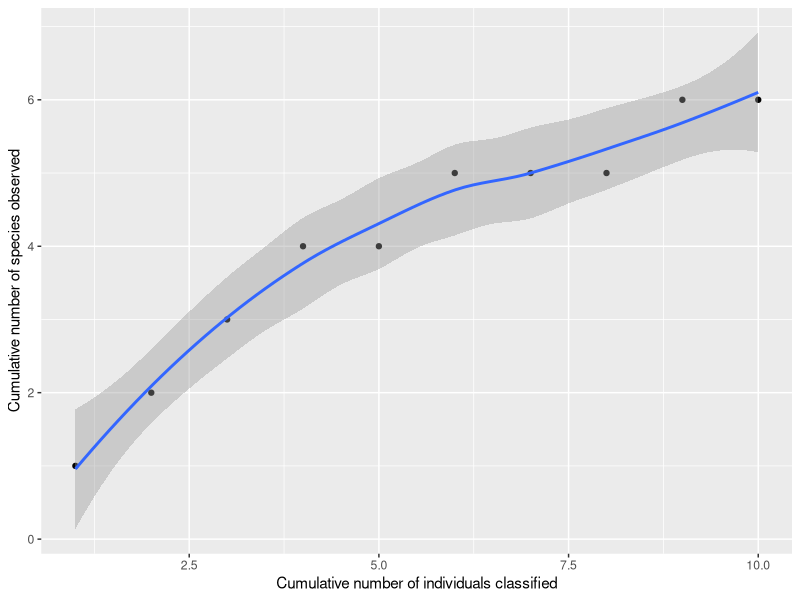
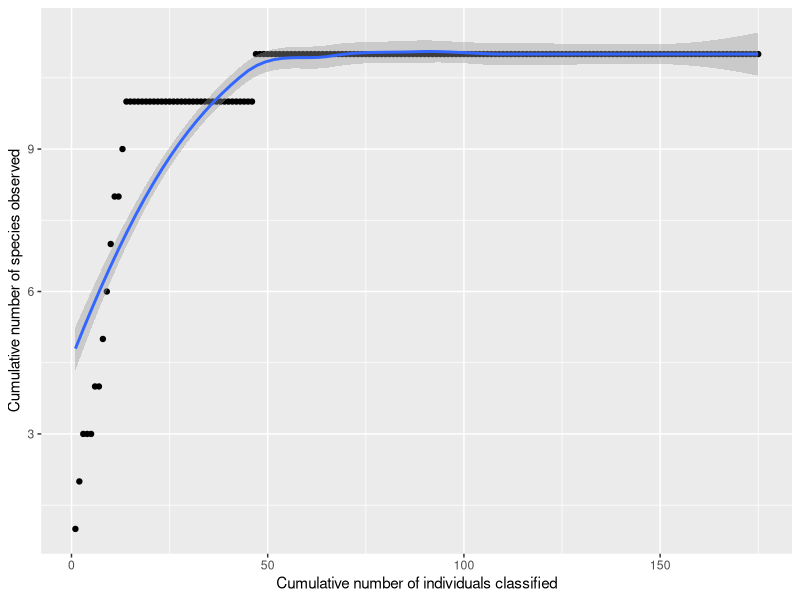

Reproduce these figures in R, in order.
## ---- chunk 1
#To make tables
library(kableExtra)
library(knitr)
#To manipulate and plot data
library(tidyverse)
## ---- chunk 2
example_data1 = data.frame(
  number = c(1,2,3),
  name = c("lion", "tiger", "bear"),
  characteristics = c("brown cat", "striped cat", "not a cat"),
  occurences = c(2, 4, 1)
)
## ---- chunk 3
example_data1 %>% 
  kable("html") %>%
  kable_styling(bootstrap_options = "striped", font_size = 10, full_width = F)
## ---- chunk 4
#This is the population
library(kableExtra)
library(knitr)
library(tidyverse)

diversity_candy = data.frame(
  number = c(1,2,3,4,5,6,7,8,9,10,11,12,13,14),
  name = c("Skittles", "Vines", "Mikes & Ikes", "Bricks", "Gummy Bears", "M&M", "Sour Bears", "Sour Fruit", "Hershey Kisses", "Jujubes", "Sour Bottle", "Sour Swirl", "Wine Candy", "Sour Hexa"),
  characteristics = c("chewy sour candy", "red string candy", "rod shaped fruit candy", "brick shaped candy", "gummy bear candy", "circular chocolate candy", "sour bear candy", "sour fruit shaped candy", "cone shaped chocolate candy", "hard gummy candy", "sour bottle-shaped candy", "sour swirl candy", "wine candy", "sour 6-legged candy"),
  occurences = c(187, 14, 174, 18, 101, 241, 3, 2, 16, 24, 3, 3, 9, 6))

kable(diversity_candy, "html") %>% 
  kable_styling(bootstrap_options = "striped", font_size = 10, full_width = F)
## ---- chunk 5
diversity_candy_sample = data.frame(
  number = c(1,2,3,4,5,6,7,8,9,10,11),
  name = c("Skittles", "Vines", "Mikes & Ikes", "Bricks", "Gummy Bears", "M&M", "Hershey Kisses", "Jujubes", "Sour Swirl", "Wine Candy", "Sour Hexa"),
  characteristics = c("chewy sour candy", "red string candy", "rod shaped fruit candy", "brick shaped candy", "gummy bear candy", "circular chocolate candy", "cone shaped chocolate candy", "hard gummy candy", "sour swirl candy", "wine candy", "sour 6-legged candy"),
  occurences = c(49, 8, 40, 3, 23, 44, 2, 3, 1, 1, 2))

kable(diversity_candy_sample, "html") %>% 
  kable_styling(bootstrap_options = "striped", font_size = 10, full_width = F)
## ---- chunk 6
example_data2 = data.frame(
  x = c(1,2,3,4,5,6,7,8,9,10),
  y = c(1,2,3,4,4,5,5,5,6,6)
)
## ---- chunk 7
candy_sample_collector_ = data.frame(x = c(1,2,3,4,5,6,7,8,9,10,11,12,13,14,15,16,17,18,19,20,21,22,23,24,25,26,27,28,29,30,31,32,33,34,35,36,37,38,39,40,41,42,43,44,45,46,47,48,49,50,51,52,53,54,55,56,57,58,59,60,61,62,63,64,65,66,67,68,69,70,71,72,73,74,75,76,77,78,79,80,81,82,83,84,85,86,87,88,89,90,91,92,93,94,95,96,97,98,99,100,101,102,103,104,105,106,107,108,109,110,111,112,113,114,115,116,117,118,119,120,121,122,123,124,125,126,127,128,129,130,131,132,133,134,135,136,137,138,139,140,141,142,143,144,145,146,147,148,149,150,151,152,153,154,155,156,157,158,159,160,161,162,163,164,165,166,167,168,169,170,171,172,173,174,175),
  y = c(1,2,3,3,3,4,4,5,6,7,8,8,9,10,10,10,10,10,10,10,10,10,10,10,10,10,10,10,10,10,10,10,10,10,10,10,10,10,10,10,10,10,10,10,10,10,11,11,11,11,11,11,11,11,11,11,11,11,11,11,11,11,11,11,11,11,11,11,11,11,11,11,11,11,11,11,11,11,11,11,11,11,11,11,11,11,11,11,11,11,11,11,11,11,11,11,11,11,11,11,11,11,11,11,11,11,11,11,11,11,11,11,11,11,11,11,11,11,11,11,11,11,11,11,11,11,11,11,11,11,11,11,11,11,11,11,11,11,11,11,11,11,11,11,11,11,11,11,11,11,11,11,11,11,11,11,11,11,11,11,11,11,11,11,11,11,11,11,11,11,11,11,11,11,11)
)

## ---- chunk 8
ggplot(example_data2, aes(x=x, y=y)) +
  geom_point() +
  geom_smooth() +
  labs(x="Cumulative number of individuals classified", y="Cumulative number of species observed")
## ---- chunk 9
ggplot(candy_sample_collector_, aes(x=x, y=y)) +
  geom_point() +
  geom_smooth(method="loess") +
  labs(x="Cumulative number of individuals classified", y="Cumulative number of species observed")

## ---- chunk 10
species1 = 2/(2+4+1)
species2 = 4/(2+4+1)
species3 = 1/(2+4+1)

1 / (species1^2 + species2^2 + species3^2)
## ---- chunk 11
species1 = 49/175
species2 = 8/175
species3 = 40/175
species4 = 3/175
species5 = 23/175
species6 = 44/175
species7 = 2/175
species8 = 3/175
species9 = 1/175
species10 = 1/175
species11 = 2/175

1/(species1^2 + species2^2 + species3^2 + species4^2 + species5^2 + species6^2 + species7^2 + species8^2 + species9^2 + species10^2 + species11^2)

## Ans = 4.66986886
## ---- chunk 12

species1 = 187/801
species2 = 14/801
species3 = 174/801
species4 = 18/801
species5 = 101/801
species6 = 241/801
species7 = 3/801
species8 = 2/801
species9 = 16/801
species10 = 24/801
species11 = 3/801
species12 = 3/801
species13 = 9/801
species14 = 6/801

1/(species1^2 + species2^2 + species3^2 + species4^2 + species5^2 + species6^2 + species7^2 + species8^2 + species9^2 + species10^2 + species11^2 + species12^2 + species13^2 + species14^2)

## Answer is 4.75164967
## ---- chunk 13
3 + 1^2/(2*2)
## ---- chunk 14
11 + 6^2/(2*5)

##Ans = 14.6
## ---- chunk 15
library(vegan)
## ---- chunk 16
example_data1_diversity = 
  example_data1 %>% 
  select(name, occurences) %>% 
  spread(name, occurences) 

example_data1_diversity
## ---- chunk 17
diversity(example_data1_diversity, index="invsimpson")
## ---- chunk 18
specpool(example_data1_diversity)
## ---- chunk 19
diversity_candy_diversity =
  diversity_candy %>% 
  select(name, occurences) %>% 
  spread(name, occurences)

diversity_candy_diversity

diversity(diversity_candy_diversity, index="invsimpson")
## [1] 4.75165
## ---- chunk 20
specpool(diversity_candy_diversity)
## chao = 14
